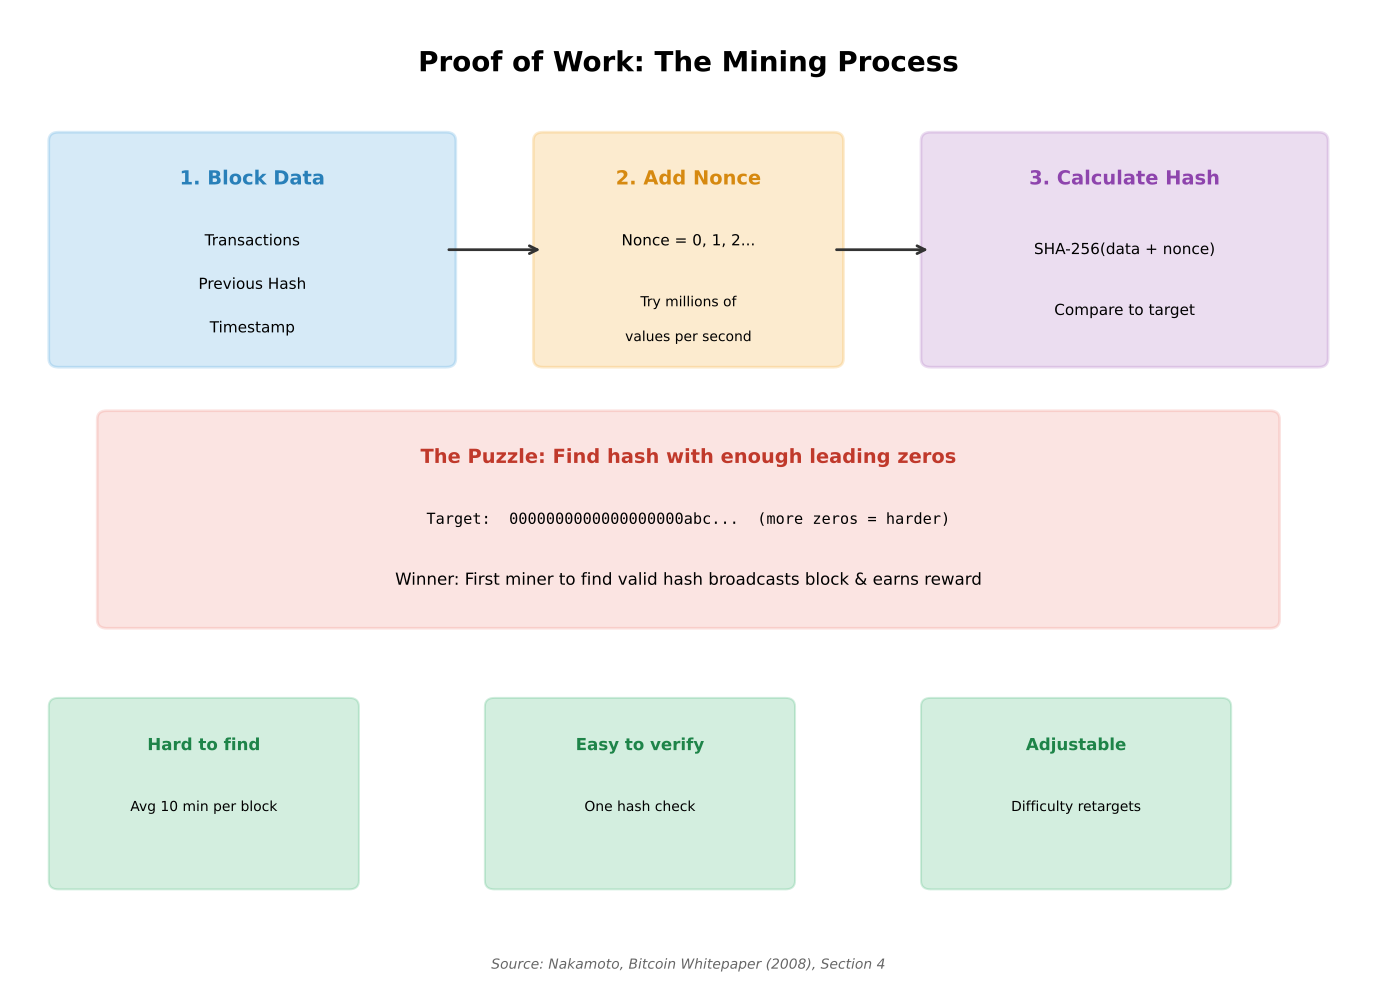

Write Python code to recreate this figure.
"""
Proof of Work Concept
Illustrates how PoW mining works to secure blockchain

Output: pow_concept.pdf
Module: module_02_blockchain
Lesson: 14 - Hashing
"""

from pathlib import Path
import matplotlib.pyplot as plt
import matplotlib.patches as mpatches

CHART_METADATA = {
    'title': 'Proof of Work Concept',
    'module': 'module_02_blockchain',
    'lesson': 14,
    'url': 'https://github.com/Digital-AI-Finance/digital-finance/tree/main/module_02_blockchain/figures/pow_concept'
}

plt.rcParams.update({
    'font.size': 14,
    'axes.labelsize': 14,
})

def create_chart():
    """Create proof of work concept diagram"""
    fig, ax = plt.subplots(figsize=(14, 10))
    ax.set_xlim(0, 14)
    ax.set_ylim(0, 11)
    ax.axis('off')

    # Title
    ax.text(7, 10.3, 'Proof of Work: The Mining Process', fontsize=20, fontweight='bold', ha='center')

    # Step 1: Block data
    step1_box = mpatches.FancyBboxPatch((0.5, 7), 4, 2.5,
                                         boxstyle='round,pad=0.1',
                                         facecolor='#3498DB', alpha=0.2,
                                         edgecolor='#3498DB', lw=2)
    ax.add_patch(step1_box)
    ax.text(2.5, 9, '1. Block Data', ha='center', fontsize=14, fontweight='bold', color='#2980B9')
    ax.text(2.5, 8.3, 'Transactions', ha='center', fontsize=11)
    ax.text(2.5, 7.8, 'Previous Hash', ha='center', fontsize=11)
    ax.text(2.5, 7.3, 'Timestamp', ha='center', fontsize=11)

    # Arrow
    ax.annotate('', xy=(5.5, 8.25), xytext=(4.5, 8.25),
               arrowprops=dict(arrowstyle='->', lw=2, color='#333'))

    # Step 2: Add nonce
    step2_box = mpatches.FancyBboxPatch((5.5, 7), 3, 2.5,
                                         boxstyle='round,pad=0.1',
                                         facecolor='#F39C12', alpha=0.2,
                                         edgecolor='#F39C12', lw=2)
    ax.add_patch(step2_box)
    ax.text(7, 9, '2. Add Nonce', ha='center', fontsize=14, fontweight='bold', color='#D68910')
    ax.text(7, 8.3, 'Nonce = 0, 1, 2...', ha='center', fontsize=11)
    ax.text(7, 7.6, 'Try millions of', ha='center', fontsize=10)
    ax.text(7, 7.2, 'values per second', ha='center', fontsize=10)

    # Arrow
    ax.annotate('', xy=(9.5, 8.25), xytext=(8.5, 8.25),
               arrowprops=dict(arrowstyle='->', lw=2, color='#333'))

    # Step 3: Hash
    step3_box = mpatches.FancyBboxPatch((9.5, 7), 4, 2.5,
                                         boxstyle='round,pad=0.1',
                                         facecolor='#9B59B6', alpha=0.2,
                                         edgecolor='#9B59B6', lw=2)
    ax.add_patch(step3_box)
    ax.text(11.5, 9, '3. Calculate Hash', ha='center', fontsize=14, fontweight='bold', color='#8E44AD')
    ax.text(11.5, 8.2, 'SHA-256(data + nonce)', ha='center', fontsize=11)
    ax.text(11.5, 7.5, 'Compare to target', ha='center', fontsize=11)

    # Target explanation
    target_box = mpatches.FancyBboxPatch((1, 4), 12, 2.3,
                                          boxstyle='round,pad=0.1',
                                          facecolor='#E74C3C', alpha=0.15,
                                          edgecolor='#E74C3C', lw=2)
    ax.add_patch(target_box)
    ax.text(7, 5.8, 'The Puzzle: Find hash with enough leading zeros', ha='center', fontsize=14, fontweight='bold', color='#C0392B')
    ax.text(7, 5.1, 'Target:  0000000000000000000abc...  (more zeros = harder)', ha='center', fontsize=11, family='monospace')
    ax.text(7, 4.4, 'Winner: First miner to find valid hash broadcasts block & earns reward', ha='center', fontsize=12)

    # Key properties
    props = [
        ('Hard to find', 'Avg 10 min per block'),
        ('Easy to verify', 'One hash check'),
        ('Adjustable', 'Difficulty retargets'),
    ]
    for i, (name, desc) in enumerate(props):
        x = 2 + i * 4.5
        prop_box = mpatches.FancyBboxPatch((x-1.5, 1), 3, 2,
                                            boxstyle='round,pad=0.1',
                                            facecolor='#27AE60', alpha=0.2,
                                            edgecolor='#27AE60', lw=1.5)
        ax.add_patch(prop_box)
        ax.text(x, 2.5, name, ha='center', fontsize=12, fontweight='bold', color='#1E8449')
        ax.text(x, 1.8, desc, ha='center', fontsize=10)

    # Source
    fig.text(0.5, 0.02, 'Source: Nakamoto, Bitcoin Whitepaper (2008), Section 4',
            fontsize=10, ha='center', style='italic', color='#666666')

    plt.tight_layout()

    output_path = Path(__file__).parent / 'pow_concept.pdf'
    plt.savefig(output_path, format='pdf', dpi=300, bbox_inches='tight')
    plt.close()
    print(f"Chart saved to: {output_path}")
    return output_path

if __name__ == '__main__':
    create_chart()
